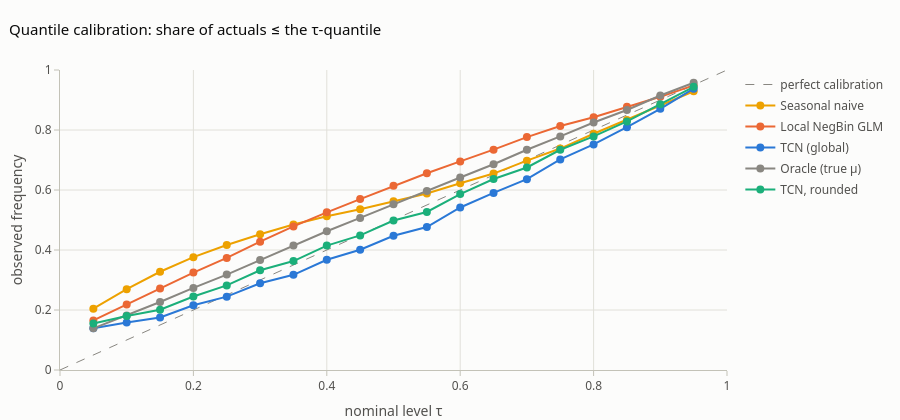

The notebook cell saved with this chart:
### Markdown cell above
## Part E: calibration, and a conformal fix
A quantile forecast is calibrated if $P(Y\le q_\tau)=\tau$ for every $\tau$. Plot the observed frequency against $\tau$.

Count data need one extra step. The TCN outputs *fractional* quantiles, but the quantiles of a count distribution are
integers. If the 10% quantile is 0.4, a month with zero sales falls *outside* the interval, although for a count
variable "0.4" really means "0". So we also plot the TCN with its quantiles **rounded** to integers.

### Code cell
Q["TCN, rounded"] = np.round(np.maximum(Q["TCN (global)"], 0))
COLOR["TCN, rounded"] = pf.SERIES[2]
calib = pd.DataFrame({n: [np.mean(Y_test <= q[..., k]) for k in range(K)] for n, q in Q.items()},
                     index=pd.Index(TAUS, name="τ"))
fig = go.Figure(go.Scatter(x=[0, 1], y=[0, 1], mode="lines", name="perfect calibration", hoverinfo="skip",
                           line=dict(color=pf.INK["muted"], dash="dash", width=1)))
pf.add_lines_by(fig, calib, COLOR, fmt=".3f")
fig.update_layout(title="Quantile calibration: share of actuals ≤ the τ-quantile", height=420, hovermode="x unified",
                  xaxis=dict(title="nominal level τ", range=[0, 1]), yaxis=dict(title="observed frequency", range=[0, 1]))
fig.show()

### Figure 1 — Plotly figure (JSON) as saved in the notebook; plotly's stock layout.template omitted (floating-point values rounded to 4 significant figures)
{"data": [{"hoverinfo": "skip", "line": {"color": "#898781", "dash": "dash", "width": 1}, "mode": "lines", "name": "perfect calibration", "type": "scatter", "x": [0, 1], "y": [0, 1]}, {"hovertemplate": "Seasonal naive: %{y:.3f}<extra></extra>", "legendgroup": "Seasonal naive", "line": {"color": "#eda100", "width": 2}, "marker": {"size": 8}, "mode": "lines+markers", "name": "Seasonal naive", "showlegend": true, "type": "scatter", "x": [0.05, 0.1, 0.15, 0.2, 0.25, 0.3, 0.35, 0.4, 0.45, 0.5, 0.55, 0.6, 0.65, 0.7, 0.75, 0.8, 0.85, 0.9, 0.95], "y": [0.2046, 0.2693, 0.3275, 0.3762, 0.4167, 0.4524, 0.4849, 0.5128, 0.536, 0.5624, 0.5885, 0.6226, 0.6547, 0.6978, 0.7382, 0.7875, 0.8332, 0.8815, 0.9293]}, {"hovertemplate": "Local NegBin GLM: %{y:.3f}<extra></extra>", "legendgroup": "Local NegBin GLM", "line": {"color": "#eb6834", "width": 2}, "marker": {"size": 8}, "mode": "lines+markers", "name": "Local NegBin GLM", "showlegend": true, "type": "scatter", "x": [0.05, 0.1, 0.15, 0.2, 0.25, 0.3, 0.35, 0.4, 0.45, 0.5, 0.55, 0.6, 0.65, 0.7, 0.75, 0.8, 0.85, 0.9, 0.95], "y": [0.1654, 0.2186, 0.2717, 0.3249, 0.3736, 0.4276, 0.4786, 0.5256, 0.5697, 0.614, 0.656, 0.6954, 0.7346, 0.7764, 0.8131, 0.8425, 0.8776, 0.9106, 0.9487]}, {"hovertemplate": "TCN (global): %{y:.3f}<extra></extra>", "legendgroup": "TCN (global)", "line": {"color": "#2a78d6", "width": 2}, "marker": {"size": 8}, "mode": "lines+markers", "name": "TCN (global)", "showlegend": true, "type": "scatter", "x": [0.05, 0.1, 0.15, 0.2, 0.25, 0.3, 0.35, 0.4, 0.45, 0.5, 0.55, 0.6, 0.65, 0.7, 0.75, 0.8, 0.85, 0.9, 0.95], "y": [0.1389, 0.1583, 0.1751, 0.216, 0.2444, 0.2892, 0.3172, 0.3675, 0.4008, 0.4476, 0.4765, 0.5417, 0.5904, 0.6361, 0.7018, 0.7518, 0.8093, 0.8707, 0.9379]}, {"hovertemplate": "Oracle (true μ): %{y:.3f}<extra></extra>", "legendgroup": "Oracle (true μ)", "line": {"color": "#898781", "width": 2}, "marker": {"size": 8}, "mode": "lines+markers", "name": "Oracle (true μ)", "showlegend": true, "type": "scatter", "x": [0.05, 0.1, 0.15, 0.2, 0.25, 0.3, 0.35, 0.4, 0.45, 0.5, 0.55, 0.6, 0.65, 0.7, 0.75, 0.8, 0.85, 0.9, 0.95], "y": [0.1389, 0.1817, 0.2267, 0.2737, 0.3181, 0.3664, 0.415, 0.4626, 0.5071, 0.5526, 0.5967, 0.6418, 0.6858, 0.7342, 0.7786, 0.8251, 0.8668, 0.9149, 0.9574]}, {"hovertemplate": "TCN, rounded: %{y:.3f}<extra></extra>", "legendgroup": "TCN, rounded", "line": {"color": "#1baf7a", "width": 2}, "marker": {"size": 8}, "mode": "lines+markers", "name": "TCN, rounded", "showlegend": true, "type": "scatter", "x": [0.05, 0.1, 0.15, 0.2, 0.25, 0.3, 0.35, 0.4, 0.45, 0.5, 0.55, 0.6, 0.65, 0.7, 0.75, 0.8, 0.85, 0.9, 0.95], "y": [0.1551, 0.1797, 0.201, 0.2451, 0.2821, 0.3324, 0.3631, 0.4147, 0.4487, 0.4983, 0.5267, 0.5865, 0.6365, 0.6751, 0.7342, 0.7786, 0.8286, 0.8861, 0.9439]}], "layout": {"height": 420, "hovermode": "x unified", "title": {"text": "Quantile calibration: share of actuals ≤ the τ-quantile"}, "xaxis": {"range": [0, 1], "title": {"text": "nominal level τ"}}, "yaxis": {"range": [0, 1], "title": {"text": "observed frequency"}}}}
